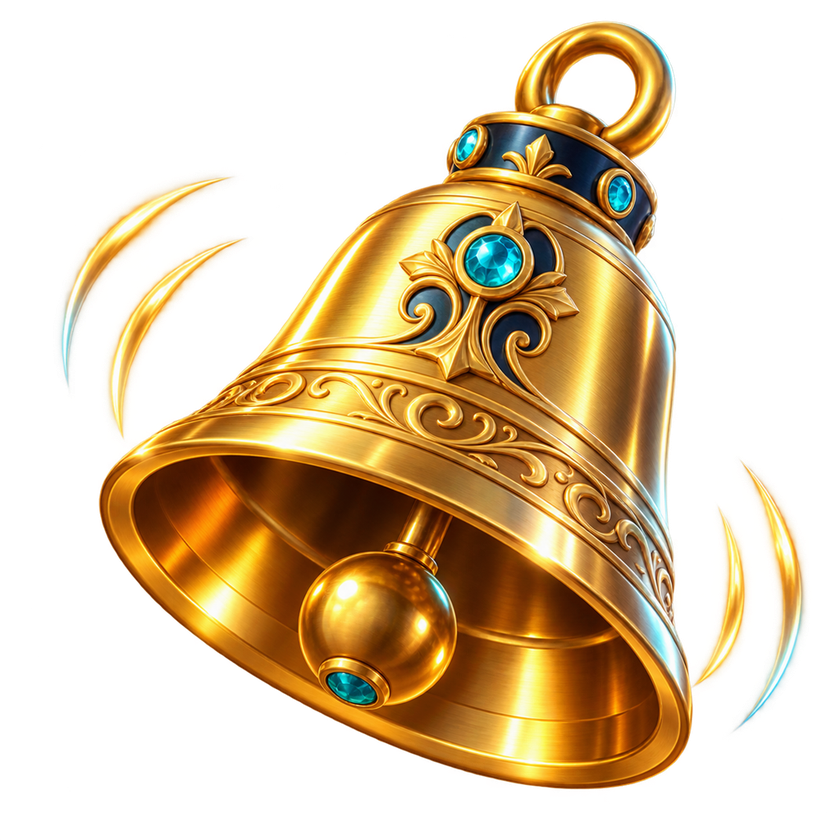
#> input picture tg-slot-hub/games/classic-777/art/raw/bell.png, 840 x 840 px, shrunk from 1024 x 1024 before the run
$ python harmonize-style.py ../../../tg-slot-hub/games/classic-777/art/raw/bell.png out
#> lines starting #> are read from the running program, lines starting #| are printed output that depends on the picture; after the words box and inside, x2 and y2 are one past the last pixel; in counts of white or black regions, pixels touching at a corner belong together
"""아트 스타일 톤 정렬 — 카테고리별 목표 명도/채도로 색보정.
캐릭터(Codex 계열)를 기준 톤으로 삼고 나머지를 거기에 맞춘다.
알파는 보존, 색상(Hue)은 유지하고 채도·명도·대비만 조정."""
import numpy as np
from PIL import Image
import colorsys, os, glob, sys, json

# 기준: 캐릭터 전신/초상화 실측 평균
TARGET = {"value": 110.0, "sat": 36.0}

def measure(img):
    a = np.asarray(img.convert("RGBA"))
    m = a[..., 3] > 128
    px = a[..., :3][m] if m.any() else a[..., :3].reshape(-1, 3)
    if px.size == 0:
        return 0.0, 0.0
    return float(px.mean()), float((px.max(1).astype(int) - px.min(1).astype(int)).mean())

def harmonize(img, target=TARGET, sat_strength=0.75, val_strength=0.6):
    """HSV에서 S·V만 목표로 끌어당긴다(과보정 방지 위해 강도 계수 적용)."""
    rgba = np.asarray(img.convert("RGBA")).astype(np.float32)
    rgb = rgba[..., :3] / 255.0
    alpha = rgba[..., 3:]
    mx = rgb.max(2); mn = rgb.min(2); v = mx
    d = mx - mn
    s = np.where(mx > 1e-6, d / np.maximum(mx, 1e-6), 0)
    cur_v, cur_s = measure(img)
    if cur_v <= 0:
        return img
    # 배율 계산 후 강도로 완화
    v_ratio = 1.0 + (target["value"] / max(cur_v, 1e-3) - 1.0) * val_strength
    s_ratio = 1.0 + (target["sat"] / max(cur_s, 1e-3) - 1.0) * sat_strength
    v_ratio = float(np.clip(v_ratio, 0.75, 1.6))
    s_ratio = float(np.clip(s_ratio, 0.55, 1.5))
    v2 = np.clip(v * v_ratio, 0, 1)
    s2 = np.clip(s * s_ratio, 0, 1)
    # HSV → RGB (H 유지: 원본 채널 비율 재구성)
    c = v2 * s2
    mn2 = v2 - c
    scale = np.where(d > 1e-6, c / np.maximum(d, 1e-6), 0)[..., None]
    out = (rgb - mn[..., None]) * scale + mn2[..., None]
    out = np.clip(out * 255.0, 0, 255)
    return Image.fromarray(np.concatenate([out, alpha], axis=2).astype(np.uint8), "RGBA")

if __name__ == "__main__":
    src_glob = sys.argv[1]
    dst_dir = sys.argv[2]
    os.makedirs(dst_dir, exist_ok=True)
    rows = []
    for f in sorted(glob.glob(src_glob)):
        im = Image.open(f)
#> im is the input picture: PIL image 840x840 RGBA; mean R, G, B, A 83.9, 62, 27.8, 105.2
        before = measure(im)
#> in measure, `m = a[..., 3] > 128`:
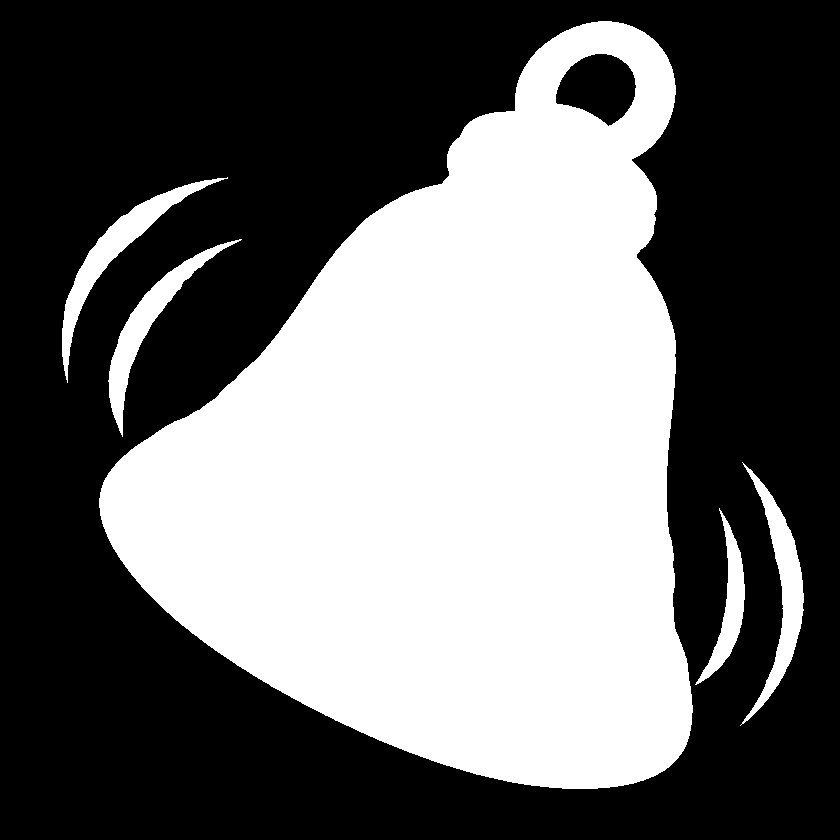
#> m: shape (840, 840) bool; 41.5% white; 5 white regions, box (x1, y1, x2, y2) and area: (99, 21, 693, 789) 277768, (62, 177, 228, 383) 4411, (740, 462, 804, 726) 4192, (108, 239, 242, 437) 4006, (695, 508, 745, 685) 2482
#> before = (119.6, 127.9)
        out = harmonize(im)
#> in harmonize, `mn = rgb.min(2)`:
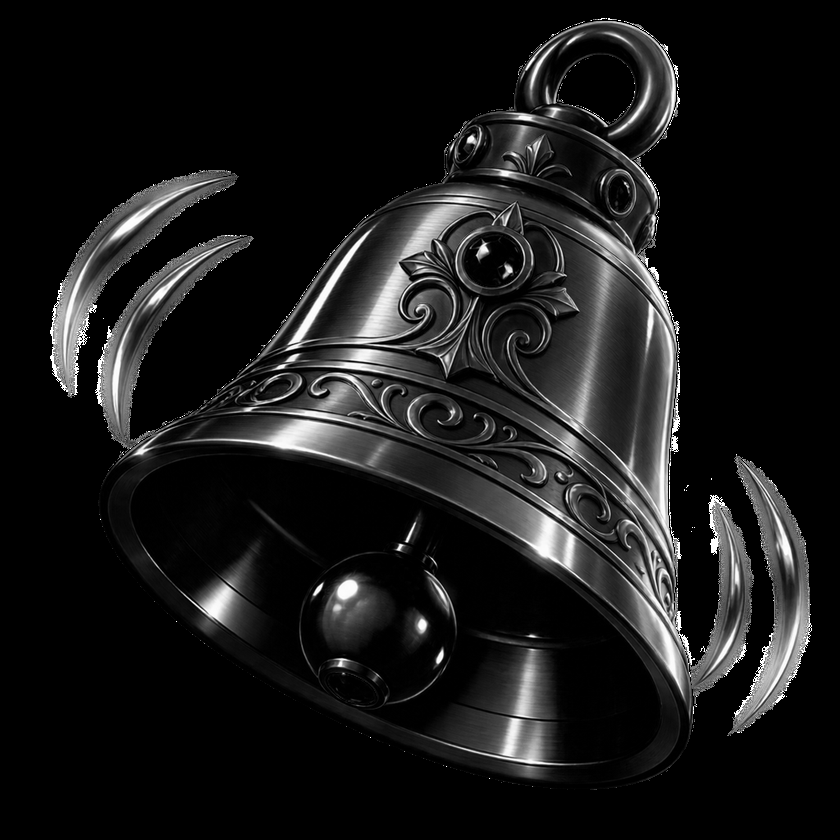
#> mn: shape (840, 840) float32; min 0, max 1, mean 0.102
#> in harmonize, `s = np.where(mx > 1e-6, d / np.maximum(mx, 1e-6), 0)`:
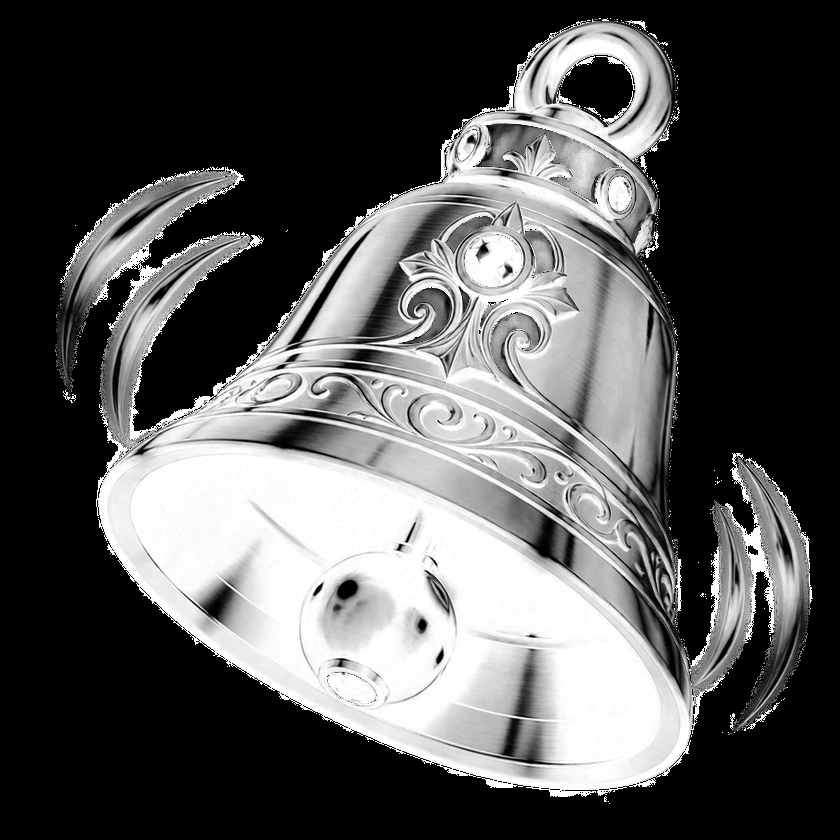
#> s: shape (840, 840) float32; min 0, max 1, mean 0.341
#> in harmonize, `cur_v, cur_s = measure(img)`: cur_v = 119.6; cur_s = 127.9
#> in harmonize, `v_ratio = 1.0 + (target["value"] / max(cur_v, 1e-3) - 1.0) * val_stren..`: v_ratio = 0.952
#> in harmonize, `s_ratio = 1.0 + (target["sat"] / max(cur_s, 1e-3) - 1.0) * sat_strength`: s_ratio = 0.461
#> in harmonize, `s_ratio = float(np.clip(s_ratio, 0.55, 1.5))`: s_ratio = 0.55
#> in harmonize, `scale = np.where(d > 1e-6, c / np.maximum(d, 1e-6), 0)[..., None]`:
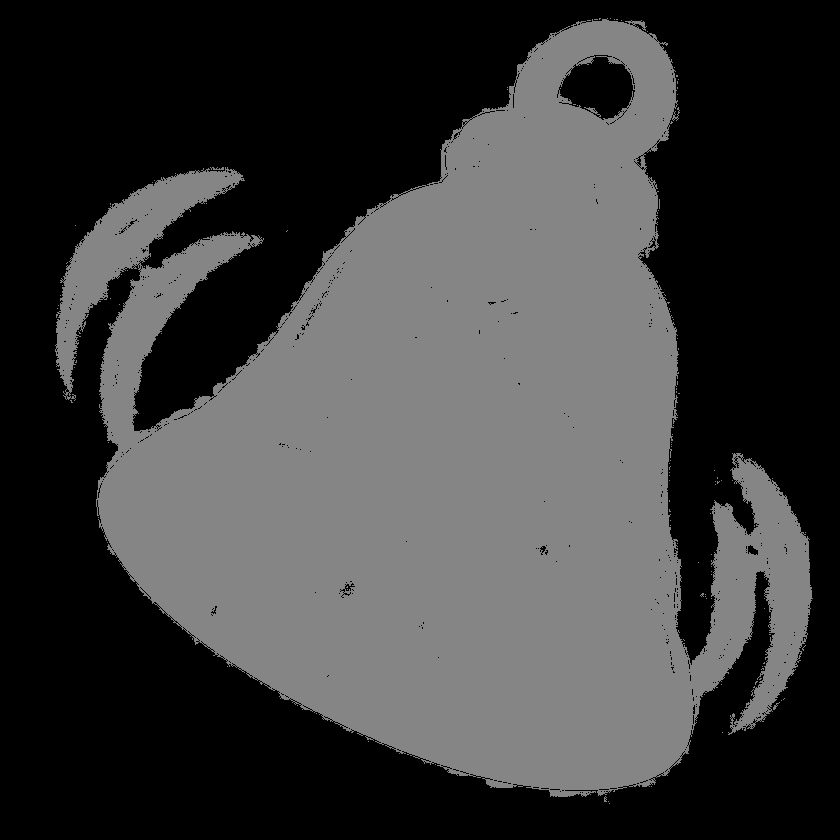
#> scale: shape (840, 840, 1) float32; min 0, max 0.524, mean 0.24
#> in harmonize, `out = (rgb - mn[..., None]) * scale + mn2[..., None]`:
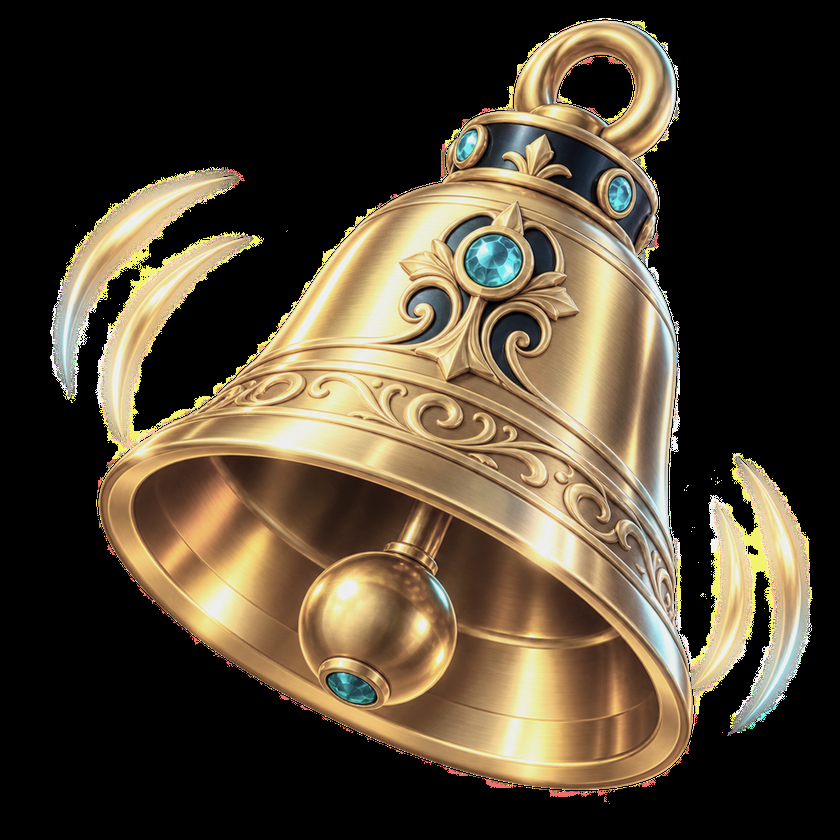
#> out: shape (840, 840, 3) float32; mean R, G, B 0.317, 0.272, 0.201
#> in harmonize, `return Image.fromarray(np.concatenate([out, alpha], axis=2).astype(np...`:
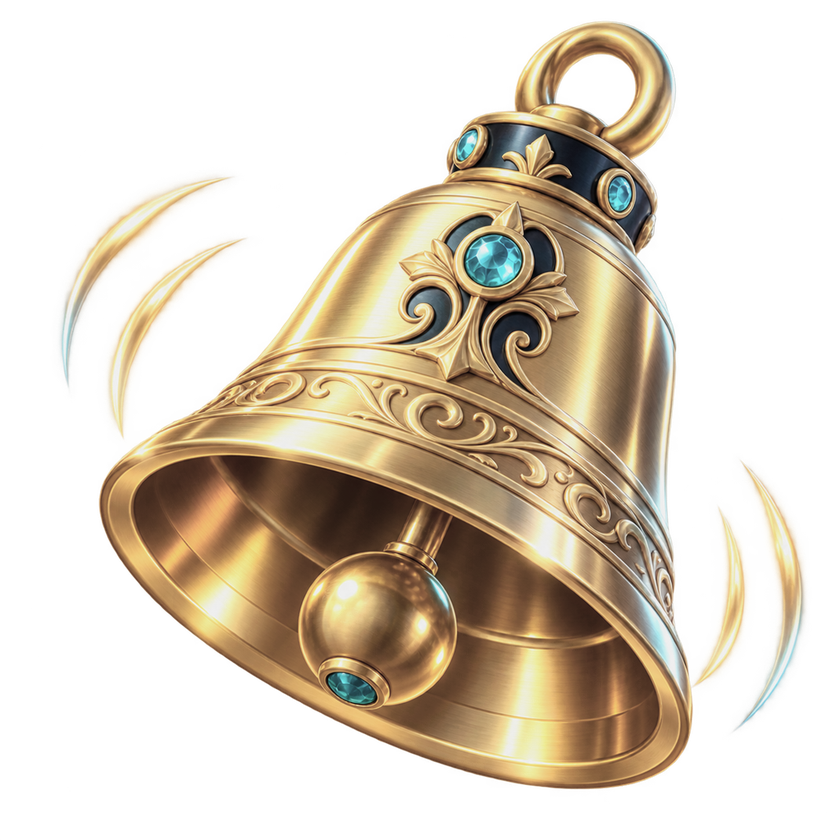
#> returned value: PIL image 840x840 RGBA; mean R, G, B, A 80.5, 69, 51.1, 105.2; transparent parts drawn white
        after = measure(out)
#> after = (139.1, 66.91)
        out.save(os.path.join(dst_dir, os.path.basename(f)))
        rows.append((os.path.basename(f), before, after))
    print(f"harmonized {len(rows)} → {dst_dir}")
#| harmonized 1 → out
    for n, b, a in rows[:5]:
        print(f"  {n:32s} 명도 {b[0]:.0f}→{a[0]:.0f}  채도 {b[1]:.0f}→{a[1]:.0f}")
#> this loop made 1 pass
#> (n, b, a) on pass 1: ('bell.png', (119.6, 127.9), (139.1, 66.91))
#|   bell.png                         명도 120→139  채도 128→67
